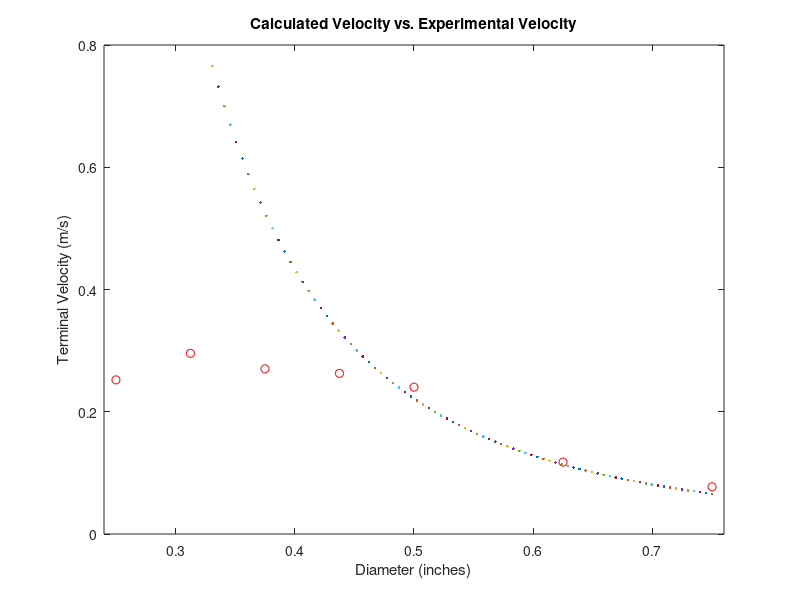

The MATLAB source for this figure:
%% This code for a lab in an Engineering Dynamics course takes data collected
% that calculates the terminal velocity of magnets of varying diameters 
% falling down a copper tube and compares the theoretical vs.experimental
% values

%% statistical analysis on terminal velocities

%constants
D=0.019939; %meters
W=0.001143; %meters
L=.762; %meters
mM=1;
sig=6e7;
p=7.4e3;
g=9.81;
%convert inches to meters: meters=inches/39.37

%create anonymous function for terminal velocity
%converts diameter in inches to meters
termvel= @(d) (128/(15*pi)) * ((p*g)/(sig)) * (D/W) .* ((D./(d./39.37)).^3)
dvec=linspace(.25,.75,100);

figure(1)
clf;
 for k=dvec;
     yvals=termvel(k);
     plot(k,yvals,'.')
     
     hold on
 end
axis([.24 .76 0 .8])
title('Calculated Velocity vs. Experimental Velocity')
xlabel('Diameter (inches)') 
ylabel('Terminal Velocity (m/s)')



%experimental vals
dia=[1/4 5/16 3/8 7/16 .5 5/8 .75];
exptvel=[.2522 .2956 .2702 .2628 .2402 .1176 .0773];
plot(dia,exptvel,'ro')